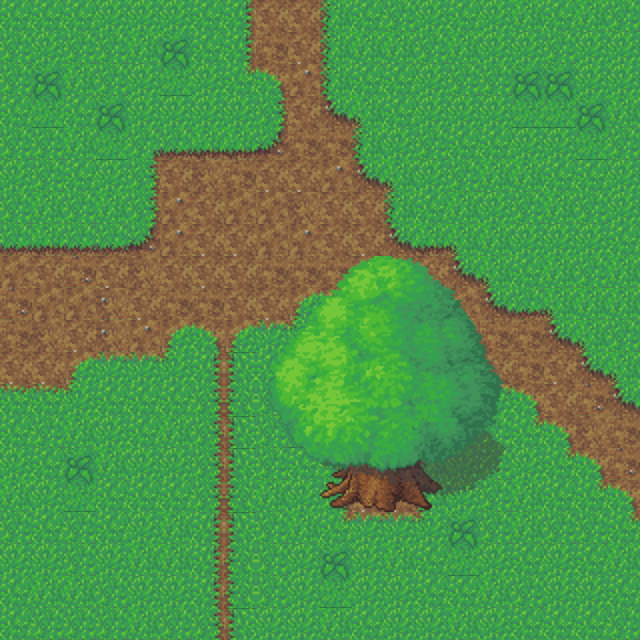

Tiled map render using the project's own tile images. Description and the map definition, with tile-layer contents summarised, below:
An orthogonal 20x20 tile map with 32x32 px tiles, 3 tile layers (Background, Foreground, Top), 3 tilesets.

<map version="1.0" orientation="orthogonal" renderorder="right-down" width="20" height="20" tilewidth="32" tileheight="32" nextobjectid="1">
 <tileset firstgid="1" name="grass-tiles-2-small" tilewidth="32" tileheight="32">
  <image source="grass-tiles-2-small.png" width="384" height="192" />
 </tileset>
 <tileset firstgid="73" name="tree2-final" tilewidth="32" tileheight="32">
  <image source="tree2-final.png" width="256" height="256" />
 </tileset>
 <tileset firstgid="137" name="tree2-final" tilewidth="50" tileheight="50">
  <image source="tree2-final.png" width="256" height="256" />
 </tileset>
 <layer name="Background" width="20" height="20">
  <data>[400 cells, 400 non-empty, 33 distinct tile ids]</data>
 </layer>
 <layer name="Foreground" width="20" height="20">
  <data>[400 cells, 8 non-empty, 8 distinct tile ids]</data>
 </layer>
 <layer name="Top" width="20" height="20">
  <data>[400 cells, 56 non-empty, 56 distinct tile ids]</data>
 </layer>
</map>
